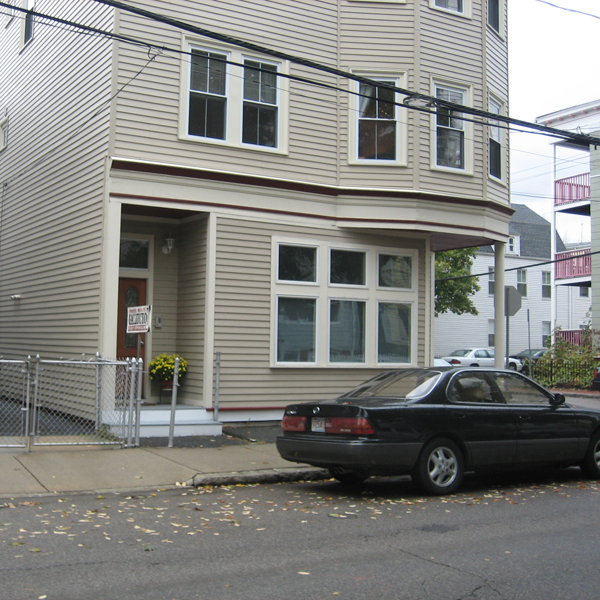
#> input picture images/boston.png, 600 x 600 px, found by its file name
$ jupyter execute --allow-errors filtering_student.ipynb
#> lines starting #> are read from the running program, lines starting #| are printed output that depends on the picture
# Part 1 : Sampling and filtering

In this part of the lab work, we are going to look at the frequency content of images, and certain filtering operations which which we can carry out.

__Note__ : When viewing the result of filtered images, we will avoid using ```plt.imshow()```. Indeed, if you use imshow to display an image, it will change the resolution of this image. Since we are going to be looking at aliasing effects (which is induced precisely by changing resolution), it is better to write the output to an image file and view it in a separate program.

However, you can (and will) use ```plt.imshow()``` for displaying the image's spectra and for displaying filters.

First, let us load the necessary packages

### Your task

In the lab work, you must fill in the code in the places marked FILL IN CODE, or answer the written questions directly on the notebook.

First, let us load the necessary packages

[cell 1]
from matplotlib import pyplot as plt
import numpy as np
import imageio
from skimage import color


is_colab = True

The last package will help us to carry out the convolution operation. Let's define two functions to read and write and image :

[cell 2]
def read_image(file_name):
#> called with file_name = 'boston.png'
    img_color = imageio.imread(file_name)
#> img_color is the input picture: shape (600, 600, 3); mean R, G, B 132.2, 132.4, 129.1
    img_gray = color.rgb2gray(img_color)
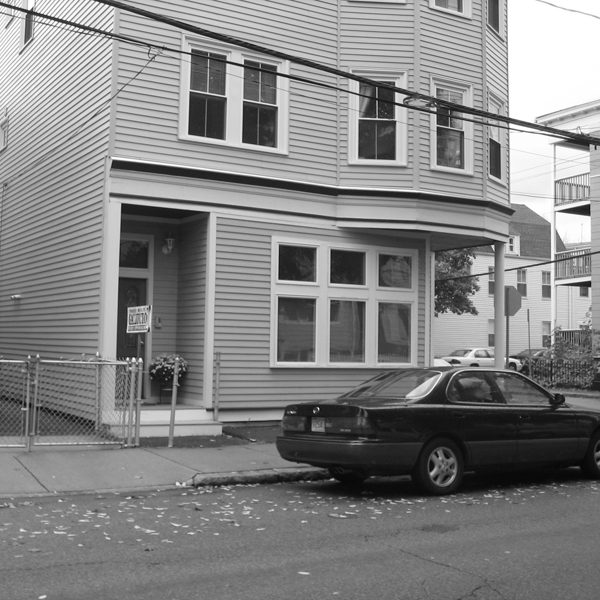
#> img_gray: shape (600, 600) float64; min 0.0275, max 1, mean 0.518
    return img_gray,img_color

def write_image(img_in,file_name_out):
    imageio.imwrite(file_name_out, np.uint8(255.0*img_in))

[cell 3]
file_dir = 'images/'
file_name = 'boston'
file_ext = '.png'

if (is_colab == True):
  !wget "https://perso.telecom-paristech.fr/anewson/doc/images/boston.png"
  img_gray,_ = read_image(file_name+file_ext)
else:
  img_gray,_ = read_image(file_dir+file_name+file_ext)
img_gray.shape
#> Out = (600, 600)

## Frequency content

Firstly, we are going to inspect the frequency content of the image. Write a function to display the magnitude of the spectrum of the image. For this, you can use the following functions

- ``np.fft.fft2``
- ``np.fft.fftshift``

The first calculates the 2D Fast Fourier Transform of the image. The second centres the spectrum, such that the 0 frequency is centred in the image. Otherwise the 0 point is set at the top left, which is not very conveniant for visualisation.

A final note. It is often the case that the 0 frequency is of much larger amplitude than the other frequencies. Therefore, we often visualise log(1+spectrum_magnitude) rather than spectrum_magnitude itself.

Write this function ``display_spectrum`` now.

[cell 4]
def display_spectrum(img):
    # FILL IN CODE
    return

[cell 5]
display_spectrum(img_gray)

__Question__ : What do you observe in the frequency domain ? What is your interpretation of this image ?

__Answer__ :

## Subsampling and aliasing

We are now going to carry out a ''direct'' subsampling (also known as a ''nearest neighbours'' subsampling) of a factor $\delta$, that is to say we simply take one out of every $\delta$ pixels. Fill in the following function to do this :

#> (a cell that did not finish here is left out)

We write the subsampled image, with subsampling step $\delta = 2$

[cell 7]
delta = 2
#> (the rest of this cell did not finish here and is left out)

__Question__ What do you notice about the image ? Where is the aliasing taking place ? Why is it taking place in these specific regions ?

__Answer__ :

We have seen two different methods of filtering an image before subsampling to remove high frequencies :

- Ideal low-pass filter
- Gaussian filter

We recall that the convolution operation, which defines a filter, can be carried out either in the spatial (image) domain or the frequency domain.

First, write a function which filters an input image via the frequency domain, with the input filter ``f_hat`` defined in the frequency domain. The output ``img_out`` should be in the spatial domain. You can use the ``np.fft.ifft2`` function to carry out the inverse Fourier transform. Make sure to take the __real__ part of the output image (``np.real``).

[cell 8]
def filter_image(img,f_hat):

    # FILL IN CODE

    return(img_out)

### Ideal low-pass filter

Now, we are going to create a function ``ideal_low_pass_filter`` which returns an ideal low-pass filter $\hat{h}$ in the frequency domain. We recall that in 2D this is a disk centred on the 0-frequency (with the radius $\nu_0$ which is the cut-off freqeuncy).

### Creating the disk (low-pass filter) in the frequency domain

By definition the 0 frequency is at the top left point of the image. Therefore, you have two options to create the filter :

- you can create the low-pass filter in the 'normal' frequency-domain representation, with the 0 frequency at the (0,0) position of the frequency image)
- you can create the low-pass filter in the 'centred' position and then ifftshift the frequency image. In the centred representation of the frequency, for an image of even size $n=2a$, the 0 frequency position is located at position $a$ (where 0 is the first position - the '0 indexing' of python).

To go between the two representations, you have the following functions :

- np.fft.fftshift : top-left centre -> middle centre
- np.fft.ifftshift : middle centre -> top-left centre

To create the disk centred at the position $a$, you have several options :

- use a loop (simplest, but potentially slow)
- use the np.meshgrid function, (https://docs.scipy.org/doc/numpy/reference/generated/numpy.meshgrid.html) which creates a grid of positions (in 1D, 2D, etc - here we are interested in 2D)
- use the 'distance transform' ``scipy.ndimage.morphology.distance_transform_edt``. This function calculates the distance to the nearest pixel which has a value of 0 in a binary image (this is a mathematical morphology function)
- or anything else that you can think of :)

[cell 9]
from scipy.ndimage.morphology import distance_transform_edt

def ideal_low_pass_filter(img_shape,nu_0):

    # FILL IN CODE

    return(f_hat)

__Question__ Given that in an image with sampling rate 1 (the pixel size) the frequencies in the original image of size $n \times n$ go from $-\frac{1}{2}$ to $\frac{1}{2}$.  For a subsampling of $\delta=2$, where should the cutoff frequency $\nu_0$ be set for correct subsampling ?

__Answer__ :

Create f_hat, the ideal low-pass filter in the frequency domain, and display it.

#> (a cell that did not finish here is left out)

Carry out the filtering, and subsample the image again, and imwrite the result.

You should observe that the range of the image is not respected. Make sure to rescale the output image to the range $0, \dots, 1$ before writing it.

__Bonus question__ Why do you think this happens ?

__Answer__ :

#> (a cell that did not finish here is left out)

__Question__ Is the aliasing reduced ? What effect do you notice in the output ? What is this called ?

__Answer__

### Gaussian filter

Now, we are going to carry out the filtering with a Gaussian filter. Create a function ``gaussian_filter`` which returns a 2D Gaussian filter, defined as :

$g_\sigma(x,y) = \frac{1}{2 \pi \sigma^2} \exp{ \left( - \frac{x^2+y^x}{2\sigma^2} \right)}$

To create a grid of pixel positions, you can use the ``np.meshgrid`` function.

You must again make sure to carry out an ``ifftshift`` to make sure the filter is in the correct format. Be careful to put the middle of the Gaussian at the centre position ($a$).

[cell 12]
def gaussian_filter(img_shape,sigma):
    # FILL IN, CREATE g
    return g

Now, create a Gaussian filter in the frequency domain to attenuate the frequencies higher than the previous cutoff frequency you used above, $\nu_0$. To do this, we recall that 95.45 percent of the energy of a Gaussian function is contained within $\pm 2\sigma$. Fix $\sigma$ accordingly. Display the filter.

#> (a cell that did not finish here is left out)

Now, carry out the filtering with the Gaussian filter in the frequency domain. Remember to renormalise the output image.

#> (a cell that did not finish here is left out)

__Question__ Do you still observe the problem observed in the case of the ideal low-pass filter ? Why ?

__Answer__

__Bonus Question__ We have had to rescale the output image again. This time, why was this the case ? Hint : think about a Gaussian filter in the spatial domain with a very large $\sigma$.

__Answer__

## Standard filters

In this section, we are going to look at some common filters, and see their effects on images. From this point on in the TP, we are going to be working in the spatial domain, and are no longer concentrated on aliasing. Therefore, we can use the plt.imshow function (you may notice some aliasing, but we ignore it here). We define a display function now.

#> (a cell that did not finish here is left out)

[cell 16]
file_dir = 'images/'
file_name = 'palma'
file_ext = '.png'

if (is_colab == True):
  !wget "https://perso.telecom-paristech.fr/anewson/doc/images/palma.png"
  img_gray,_ = read_image(file_name+file_ext)
#> call 2 of read_image, with file_name = 'palma.png'
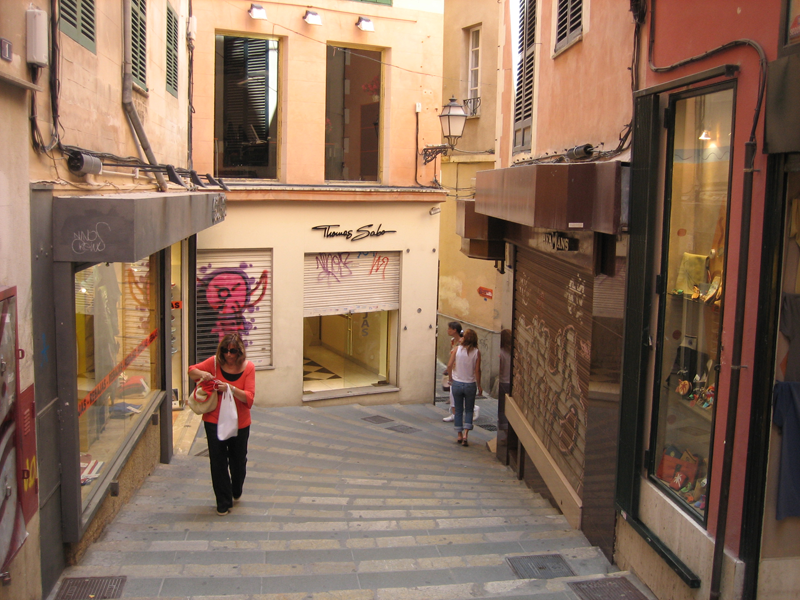
#> input picture images/palma.png, 800 x 600 px, found by its file name
#> in read_image, img_color is the input picture: shape (600, 800, 3); mean R, G, B 138.6, 110.9, 91.7
#> in read_image (call 2), `img_gray = color.rgb2gray(img_color)`:
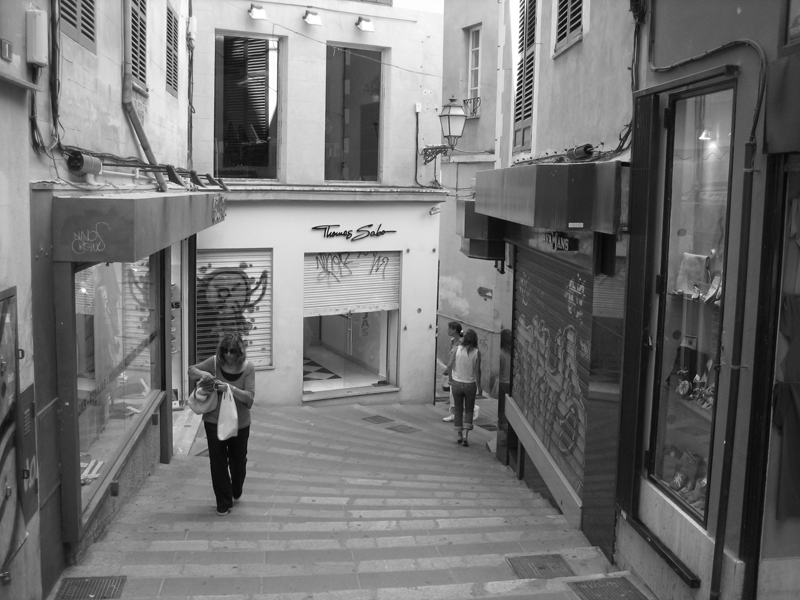
#> img_gray: shape (600, 800) float64; min 0.0229, max 1, mean 0.453
